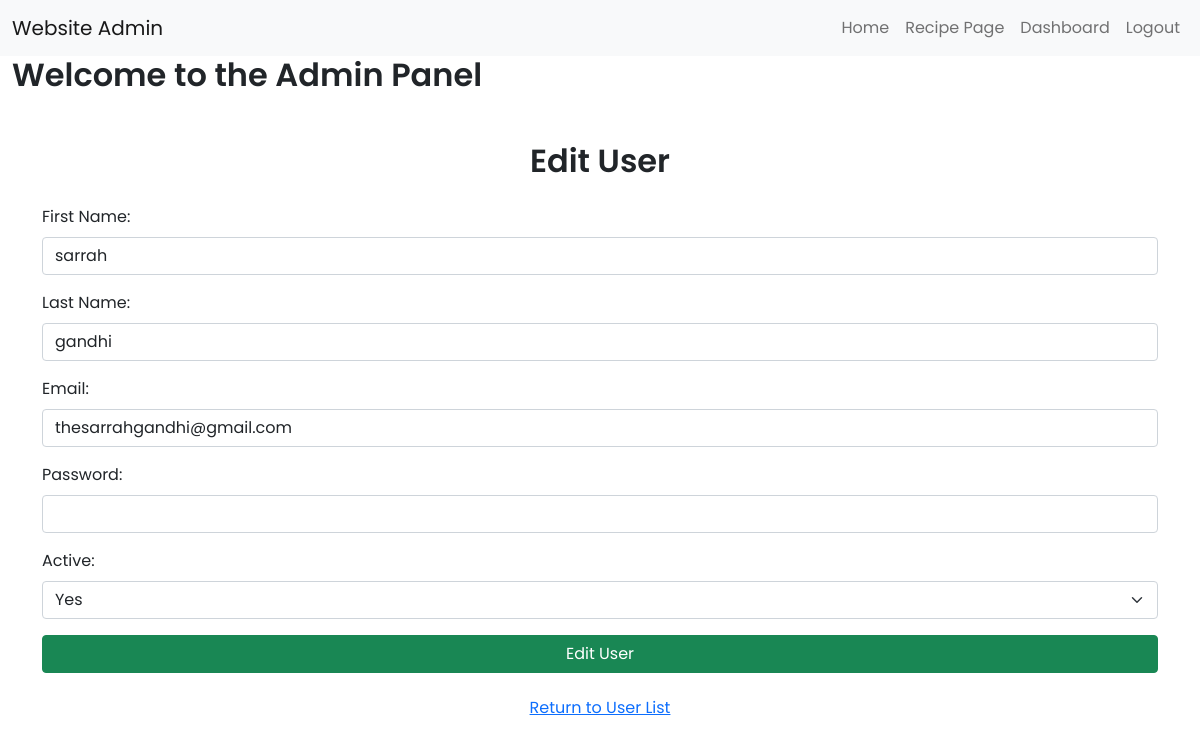
The app's page /admin/users_edit.php?id=1 (signed in) with its own data.
### tables this page shows
CREATE TABLE `users` (
  `id` int(10) UNSIGNED NOT NULL,
  `first` varchar(25) DEFAULT NULL,
  `last` varchar(25) DEFAULT NULL,
  `email` varchar(100) DEFAULT NULL,
  `password` varchar(100) DEFAULT NULL,
  `active` enum('Yes','No') NOT NULL DEFAULT 'Yes',
  `dateAdded` datetime NOT NULL DEFAULT current_timestamp() ON UPDATE current_timestamp()
);

### admin/users_edit.php (the view, shortened to what this page needs)
<?php
include('includes/database.php');
if( isset( $_GET['id'] ) ) {
  $query = 'SELECT *
    FROM users
    WHERE id = ' . $_GET['id'] . '
    LIMIT 1';
  $result = mysqli_query($connect, $query);
  $record = mysqli_fetch_assoc($result);
}
include('includes/header.php');
?>
<div class="container mt-5">
  <h2 class="text-center mb-4">Edit User</h2>
  <form method="post">
    <div class="mb-3">
      <label for="first" class="form-label">First Name:</label>
      <input type="text" name="first" id="first" class="form-control" value="<?php echo htmlentities($record['first']); ?>" required>
    </div>
    <div class="mb-3">
      <label for="last" class="form-label">Last Name:</label>
      <input type="text" name="last" id="last" class="form-control" value="<?php echo htmlentities($record['last']); ?>" required>
    </div>
    <div class="mb-3">
      <label for="email" class="form-label">Email:</label>
      <input type="email" name="email" id="email" class="form-control" value="<?php echo htmlentities($record['email']); ?>" required>
    </div>
    <div class="mb-3">
      <label for="password" class="form-label">Password:</label>
      <input type="password" name="password" id="password" class="form-control">
    </div>
    <div class="mb-3">
      <label for="active" class="form-label">Active:</label>
      <select name="active" id="active" class="form-select">
        <?php
          $values = array('Yes', 'No');
          foreach( $values as $value ) {
            echo '<option value="' . $value . '"';
            if( $value == $record['active'] ) echo ' selected="selected"';
            echo '>' . $value . '</option>';
          }
        ?>
      </select>
    </div>
    <button type="submit" class="btn btn-success w-100">Edit User</button>
  </form>
  <p class="mt-3 text-center"><a href="users.php" class="btn btn-link"><i class="fas fa-arrow-circle-left"></i> Return to User List</a></p>
</div>
<?php
include('includes/footer.php');
?>

### admin/users_edit.php (style rules this page uses)
body { font-family: 'Poppins', sans-serif; }
h2 { font-weight: 600; }
label { font-weight: 400; }

### records on screen
users: first "sarrah", last "gandhi", email "thesarrahgandhi@gmail.com", active "Yes"
